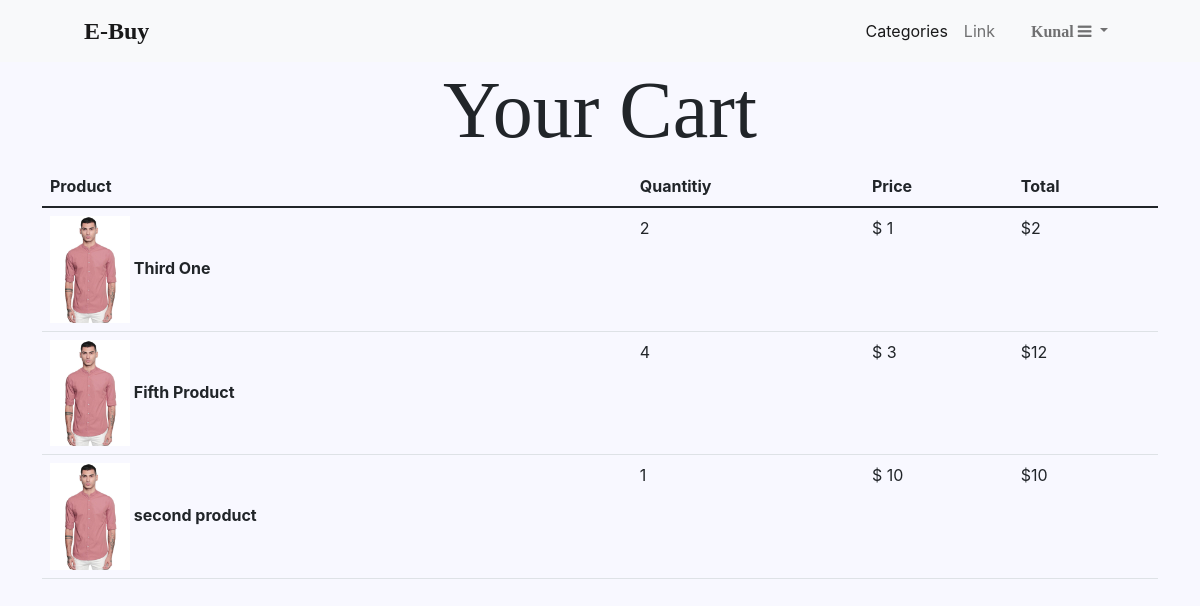
/products/cart/ (signed in), run on an earlier commit of the app's database.
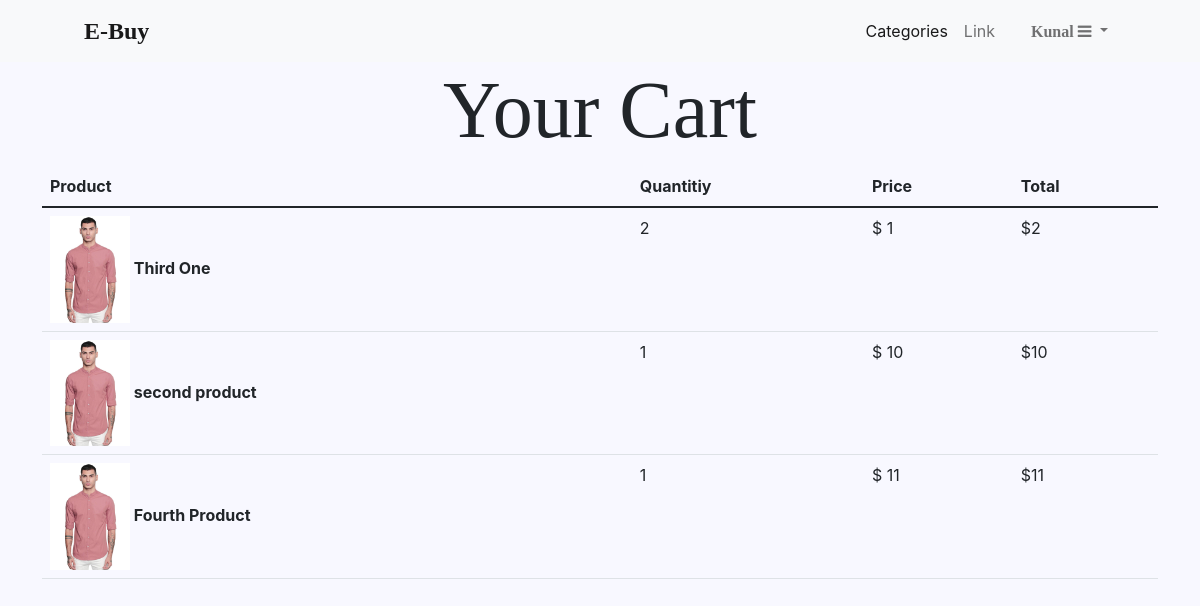
And on a later commit of the database.
### users/models.py (models this page shows, shortened)
class UserProfile(AbstractUser):
    username=models.CharField(_('username'),max_length=200,default='guest_user')
    email=LowercaseEmailField(_('email address'),unique=True)
    type=MultiSelectField(choices=Types.choices,default=[],null=True,blank=True)
    USERNAME_FIELD='email'
    REQUIRED_FIELDS=[]
    objects=UserProfileManger()
    default_type=Types.CUSTOMER

### product/models.py (models this page shows, shortened)
class ProductOrder(models.Model):
    user=models.ForeignKey(UserProfile,on_delete=models.CASCADE)
    product=models.ForeignKey(Product,on_delete=models.CASCADE)
    quantity=models.IntegerField(default=1)
    ordered=models.BooleanField(default=False)
    class Meta:
        verbose_name = 'Ordered Product'
        verbose_name_plural='Ordered Products'
    def get_total(self):
        return self.product.price * self.quantity

class Product(models.Model):
    class StatusChoices(models.TextChoices):
        AVAILABLE="SA",_("Stock Available")
        OUTOFSTOCK="NSA",_("No Stock Available")
    id = models.UUIDField(primary_key=True, default=uuid.uuid4, editable=False)
    title=models.CharField(max_length=256)
    slug=models.SlugField(blank=True,null=True)
    description=models.TextField()
    image=models.ImageField(blank=True,null=True)
    status=models.CharField(max_length=3,choices=StatusChoices.choices,default=StatusChoices.AVAILABLE)
    published_date=models.DateTimeField(auto_now_add=True)
    price=models.IntegerField(default=0)
    wishlist_users=models.ManyToManyField(UserProfile,related_name="wishlist_products",blank=True)
    category=models.ForeignKey('Category',on_delete=models.SET_NULL,null=True)

### product/views.py (the view)
# urls.py: path('products/cart/',CartListView.as_view(),name='cart'),
class CartListView(LoginRequiredMixin,ListView):
    model=ProductOrder
    template_name='product/cart.html'
    context_object_name='cart_products'
    def get_context_data(self, **kwargs):
        return super().get_context_data(**kwargs)
    def get_queryset(self):
        return ProductOrder.objects.filter(user=self.request.user)

### templates/product/cart.html
{% extends "base.html" %}
{% load static %}
{% block head %}
    <link rel="stylesheet" href={% static 'css/product/cart.css' %}>
{% endblock %}
{% block content %}
    <h1 class="page-title">Your Cart</h1>
    <div class="container cart">
        <table class="table table-hover">
            <thead>
                <tr>
                    <th scope="col">Product</th>
                    <th scope="col">Quantitiy</th>
                    <th scope="col">Price</th>
                    <th scope="col">Total</th>
                </tr>
            </thead>
            <tbody>
                {% for product in cart_products %}
                    <tr class="cart-row">
                        <th scope="row">
                            <img class="cart-product-image" src={% static 'images/sample_product.jpg' %} alt="">
                            <a href={% url 'detail' product.product.slug %} class="cart-product-title">{{product.product.title}}</a>
                        </th>
                        <td>{{product.quantity}}</td>
                        <td>$ {{product.product.price}}</td>
                        <td>${{product.get_total}}</td>
                    </tr>
                {% endfor %}
            </tbody>
        </table>
    </div>
{% endblock %}

### templates/base.html (shortened to what this page needs)
{% load static%}
<!DOCTYPE html>
<html lang="en">
<head>
    <link rel="stylesheet" href="https://cdnjs.cloudflare.com/ajax/libs/font-awesome/4.7.0/css/font-awesome.min.css">
    <link href="https://cdn.jsdelivr.net/npm/bootstrap@5.1.3/dist/css/bootstrap.min.css" rel="stylesheet"
>
    <link rel="stylesheet" href={% static 'css/base.css'%}>
    {% block head %}
    {% endblock %}
</head>
<body>
    <header>
        {% include "components/navbar.html" %}
    </header>
    {% block content %}
    {% endblock %}
</body>
</html>

### templates/components/navbar.html (shortened to what this page needs)
{% load static%}
<link rel="stylesheet" href={% static 'css/navbar.css' %}>
<nav class="navbar navbar-expand-lg navbar-light bg-light">
    <div class="container-fluid">
        <a class="navbar-brand" href={% url 'home'%}>E-Buy</a>
        <div id="navbarSupportedContent">
            <ul class="navbar-nav me-auto mb-2 mb-lg-0">
                <li class="nav-item">
                    <a class="nav-link active" aria-current="page" href={% url 'categories' %}>Categories</a>
                </li>
                <li class="nav-item">
                    <a class="nav-link" href="#">Link</a>
                </li>
                <li class="nav-item dropdown">
                    <a class="nav-link dropdown-toggle" href="#" id="navbarDropdown" role="button"
                        data-bs-toggle="dropdown" aria-expanded="false">
                        {% if user.is_authenticated %}
                            <span class="user-name">
                                {{user.username}}
                            </span>
                        {% endif %}
                       <i class="fa fa-bars" aria-hidden="true"></i>
                    </a>
                </li>
            </ul>
        </div>
    </div>
</nav>

### static/css/base.css (style rules this page uses)
* { box-sizing: border-box; scroll-behavior: smooth; }
body, html { padding: 0; margin: 0; font-family: -apple-system, BlinkMacSystemFont, Segoe UI, Roboto, Oxygen, Ubuntu, Cantarell, Fira Sans, Droid Sans, Helvetica Neue, sans-serif; }
a { text-decoration: none; color: inherit; }

### static/css/product/cart.css (style rules this page uses)
.page-title { text-align: center; font-size: 10vh; font-family: serif; }
.cart-product-image { width: 80px; }
body { background-color: ghostwhite; }

### static/css/navbar.css (style rules this page uses)
.navbar-nav { flex-direction: row; max-height: 10vh; }
.navbar-nav .nav-link { padding-right: 10px; padding-left: 10px; }
.container-fluid { margin-right: 6vw; margin-left: 6vw; }
.user-name { text-transform: capitalize; font-style: normal; font-weight: 600; font-family: cursive; margin-left: 20px; }
.navbar-brand { font-weight: 600; font-size: 1.5em; font-family: cursive; }

What changed in the data, as far as the page shows it:
removed ProductOrder: product "Fifth Product", quantity "4", product.price "3", get_total "12"
added ProductOrder: product "Fourth Product", quantity "1", product.price "11", get_total "11"
